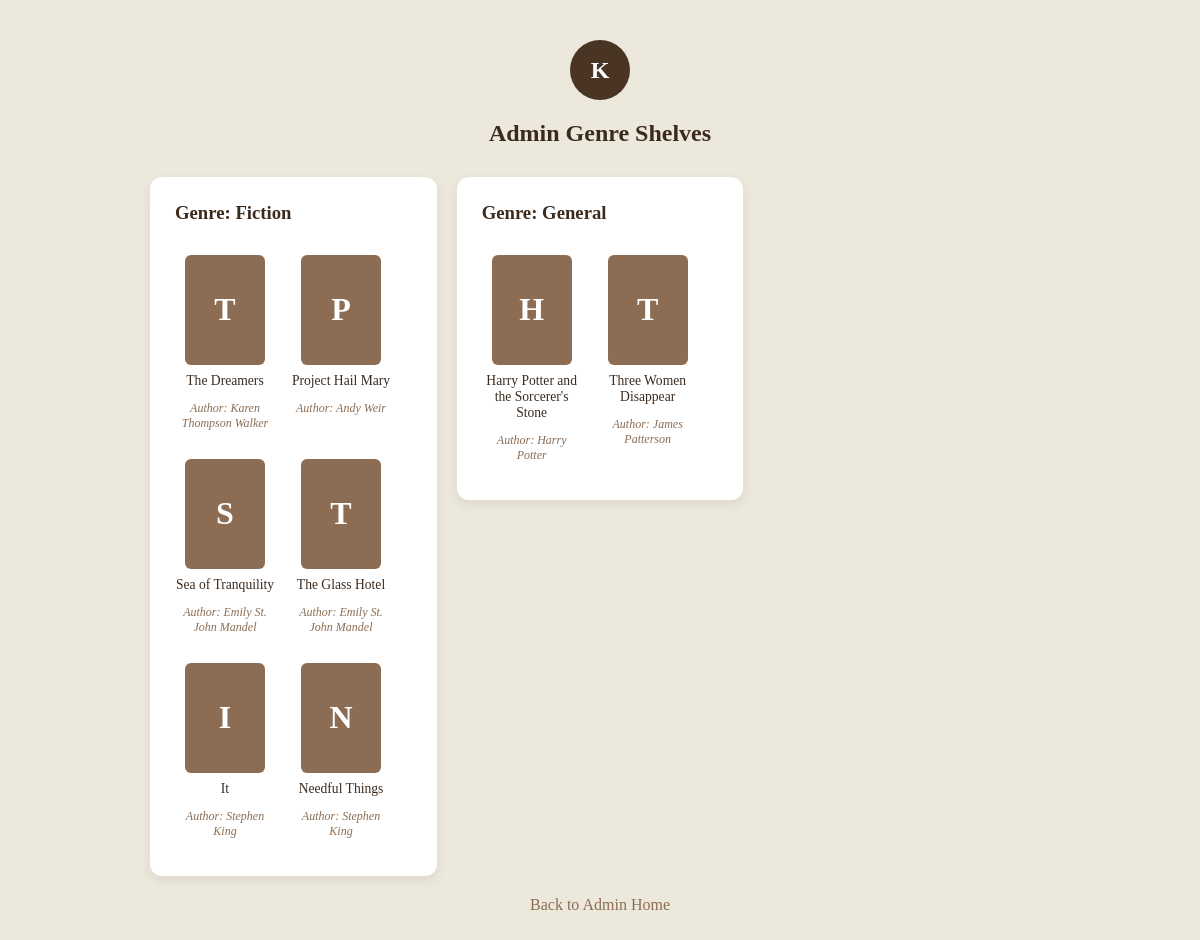
Screenshot of /catalog/admin/genre-shelves/ (signed in) with the database file from the repository.
### catalog/models.py (models this page shows, shortened)
class Book(models.Model):
    book_id = models.AutoField(primary_key=True)
    title = models.CharField(max_length=255)
    author = models.CharField(max_length=255)
    genre = models.CharField(max_length=100, blank=True, null=True)
    publisher = models.CharField(max_length=255, blank=True, null=True)
    year = models.IntegerField(blank=True, null=True)
    isbn = models.CharField(max_length=20, blank=True, null=True)
    story = models.TextField(blank=True, null=True)
    cover_image_url = models.URLField(blank=True, null=True)
    added_by = models.ForeignKey(User, on_delete=models.SET_NULL, null=True)
    created_at = models.DateTimeField(auto_now_add=True)

### catalog/views.py (the view)
# urls.py: path('admin/genre-shelves/', views.admin_genre_shelves, name='admin_genre_shelves'),
@staff_member_required(login_url='admin_login')
def admin_genre_shelves(request):
    genres = Book.objects.values_list('genre', flat=True).distinct()
    genre_shelves = []
    for genre in genres:
        if genre: #make sure genre is not empty
            books_in_genre = Book.objects.filter(genre=genre)
            genre_shelves.append({
                'genre_name': genre,
                'books': books_in_genre
            })
    context = {
        'genre_shelves': genre_shelves,
        'username': request.user.username,
    }
    return render(request, 'catalog/admin_genre_shelves.html', context)

### catalog/templates/catalog/admin_genre_shelves.html (shortened to what this page needs)
<!DOCTYPE html>
<html lang="en">
<head>
    {% load static %}
    <link rel="stylesheet" href="{% static 'catalog/shelves.css' %}">
</head>
<body class="shelves-background">
    <div class="shelves-header">
        <div class="avatar-circle">{{ username.0|upper }}</div>
        <h2>Admin Genre Shelves</h2>
    </div>
    <div class="shelves-list">
        {% for shelf in genre_shelves %}
            <div class="shelf-card">
                <div class="shelf-header">
                    <h3>Genre: {{ shelf.genre_name }}</h3>
                </div>
                {% if shelf.books %}
                    <div class="book-grid">
                        {% for book in shelf.books %}
                            <div class="book-item">
                                <div class="book-cover-placeholder">{{ book.title.0|upper }}</div>
                                <p class="book-title">{{ book.title }}</p>
                                <p class="book-status">Author: {{ book.author }}</p>
                            </div>
                        {% endfor %}
                    </div>
                {% else %}
                    <p class="empty-shelf">No books found under this genre.</p>
                {% endif %}
            </div>
        {% empty %}
            <p class="empty-shelf" style="text-align: center;">No genres available yet.</p>
        {% endfor %}
    </div>
    <a href="{% url 'admin_home' %}" class="back-link">Back to Admin Home</a>
</body>
</html>

### catalog/static/catalog/shelves.css (style rules this page uses)
body.shelves-background { margin: 0; min-height: 100vh; padding: 40px 20px; font-family: 'Georgia', serif; background-color: #ede8dc; color: #3b2b1e; }
.shelves-header { text-align: center; margin-bottom: 30px; }
.avatar-circle { width: 60px; height: 60px; border-radius: 50%; background: #4a3525; color: white; font-size: 1.5rem; font-weight: bold; display: flex; align-items: center; justify-content: center; margin: 0 auto 10px; }
.shelves-list { max-width: 900px; margin: 0 auto; display: grid; grid-template-columns: repeat(auto-fill,minmax(220px, 1fr)); gap: 20px; align-items:start; }
.shelf-card { background: white; border-radius: 12px; padding: 25px; margin-bottom: 0; box-shadow: 0 4px 12px rgba(0,0,0,0.08); }
.shelf-card h3 { margin-top: 0; color: #3b2b1e; }
.shelf-header { display: flex; justify-content: space-between; align-items: center; margin-bottom: 12px; }
.book-grid { display: flex; flex-wrap: wrap; gap: 16px; }
.book-item { width: 100px; text-align: center; }
.book-cover-placeholder { width: 80px; height: 110px; background: #8c6d53; color: white; font-size: 2rem; font-weight: bold; display: flex; align-items: center; justify-content: center; border-radius: 6px; margin: 0 auto 8px; }
.book-title { font-size: 0.85rem; margin: 0; }
.book-status { font-size: 0.75rem; color: #8c6d53; font-style: italic; }
.back-link { display: block; text-align: center; margin-top: 20px; color: #8c6d53; text-decoration: none; }

### rows the page displays
Book: title.0 "T", title "The Dreamers", author "Karen Thompson Walker"
Book: title.0 "P", title "Project Hail Mary", author "Andy Weir"
Book: title.0 "S", title "Sea of Tranquility", author "Emily St. John Mandel"
Book: title.0 "T", title "The Glass Hotel", author "Emily St. John Mandel"
Book: title.0 "I", title "It", author "Stephen King"
Book: title.0 "N", title "Needful Things", author "Stephen King"
Book: title.0 "H", title "Harry Potter and the Sorcerer's Stone", author "Harry Potter"
Book: title.0 "T", title "Three Women Disappear", author "James Patterson"

### other values shown
{{ username.0|upper }} "K"
{{ shelf.genre_name }} "Fiction" "General"
